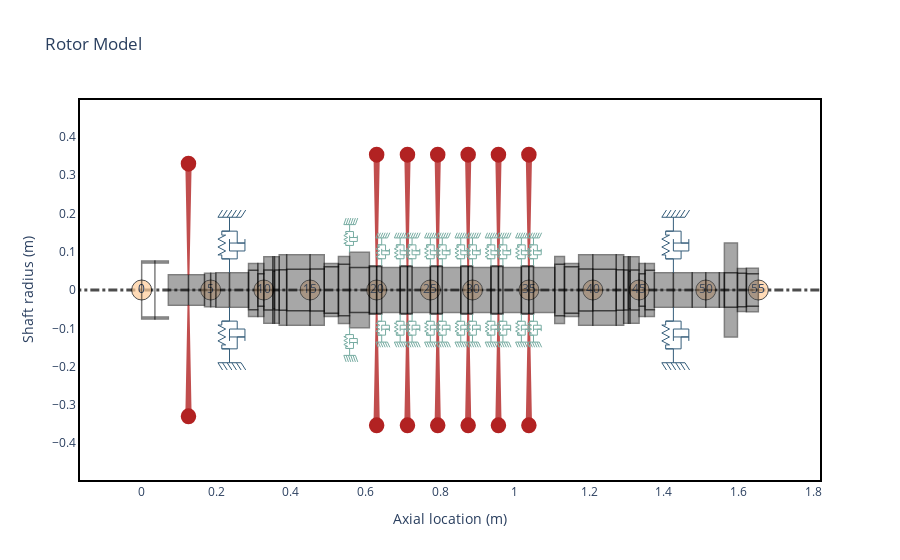

This figure's notebook cell:
### Code cell
rotor3 = rs.compressor_example()
node_increment = 5
rotor3.plot_rotor(nodes=node_increment)
